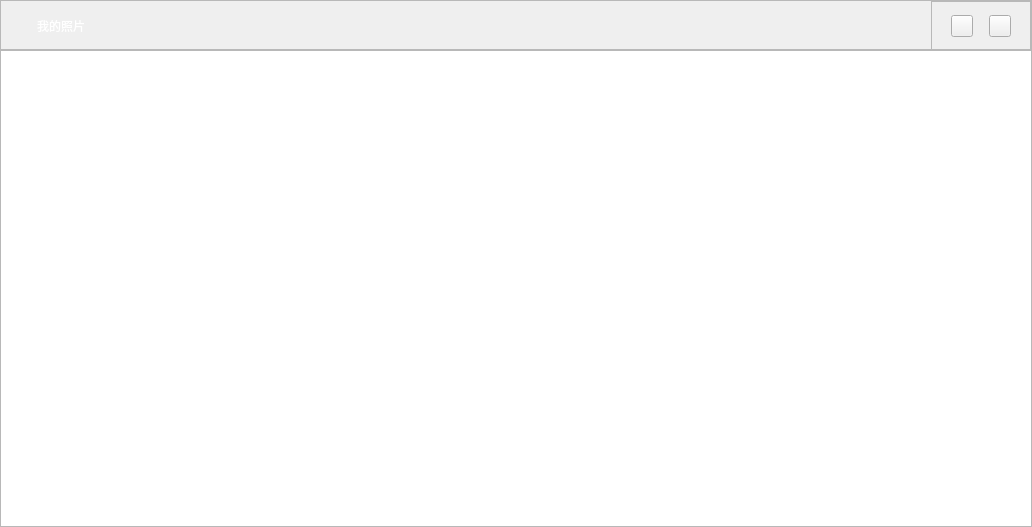
<?xml version="1.0" encoding="UTF-8"?>
<ui version="4.0">
 <class>MyPicFile</class>
 <widget class="QWidget" name="MyPicFile">
  <property name="geometry">
   <rect>
    <x>0</x>
    <y>0</y>
    <width>1032</width>
    <height>527</height>
   </rect>
  </property>
  <property name="windowTitle">
   <string>Form</string>
  </property>
  <layout class="QVBoxLayout" name="verticalLayout">
   <property name="spacing">
    <number>0</number>
   </property>
   <property name="leftMargin">
    <number>0</number>
   </property>
   <property name="topMargin">
    <number>0</number>
   </property>
   <property name="rightMargin">
    <number>0</number>
   </property>
   <property name="bottomMargin">
    <number>0</number>
   </property>
   <item>
    <widget class="QFrame" name="frame_pic">
     <property name="minimumSize">
      <size>
       <width>0</width>
       <height>50</height>
      </size>
     </property>
     <property name="maximumSize">
      <size>
       <width>16777215</width>
       <height>50</height>
      </size>
     </property>
     <property name="frameShape">
      <enum>QFrame::StyledPanel</enum>
     </property>
     <property name="frameShadow">
      <enum>QFrame::Raised</enum>
     </property>
     <layout class="QHBoxLayout" name="horizontalLayout_3">
      <property name="spacing">
       <number>0</number>
      </property>
      <property name="leftMargin">
       <number>0</number>
      </property>
      <property name="topMargin">
       <number>0</number>
      </property>
      <property name="rightMargin">
       <number>0</number>
      </property>
      <property name="bottomMargin">
       <number>0</number>
      </property>
      <item>
       <layout class="QHBoxLayout" name="horizontalLayout">
        <item>
         <widget class="QPushButton" name="pushButton_mypic">
          <property name="minimumSize">
           <size>
            <width>120</width>
            <height>50</height>
           </size>
          </property>
          <property name="maximumSize">
           <size>
            <width>16777215</width>
            <height>50</height>
           </size>
          </property>
          <property name="styleSheet">
           <string notr="true">QPushButton
{
border: none;
color: white;
font: 800 20px &quot;微软雅黑&quot;;
background-color: transparent;
}</string>
          </property>
          <property name="text">
           <string>我的照片</string>
          </property>
         </widget>
        </item>
        <item>
         <spacer name="horizontalSpacer">
          <property name="orientation">
           <enum>Qt::Horizontal</enum>
          </property>
          <property name="sizeHint" stdset="0">
           <size>
            <width>769</width>
            <height>20</height>
           </size>
          </property>
         </spacer>
        </item>
        <item>
         <widget class="QFrame" name="frame_showtype">
          <property name="minimumSize">
           <size>
            <width>100</width>
            <height>50</height>
           </size>
          </property>
          <property name="maximumSize">
           <size>
            <width>100</width>
            <height>50</height>
           </size>
          </property>
          <property name="frameShape">
           <enum>QFrame::StyledPanel</enum>
          </property>
          <property name="frameShadow">
           <enum>QFrame::Raised</enum>
          </property>
          <layout class="QHBoxLayout" name="horizontalLayout_2">
           <item>
            <widget class="QPushButton" name="pushButton_listMode">
             <property name="minimumSize">
              <size>
               <width>22</width>
               <height>22</height>
              </size>
             </property>
             <property name="maximumSize">
              <size>
               <width>22</width>
               <height>22</height>
              </size>
             </property>
             <property name="styleSheet">
              <string notr="true">QPushButton
{
border-image: url(:/images/fileitem/file_listMode.png);
}</string>
             </property>
             <property name="text">
              <string/>
             </property>
            </widget>
           </item>
           <item>
            <widget class="QPushButton" name="pushButton_iconMode">
             <property name="minimumSize">
              <size>
               <width>22</width>
               <height>22</height>
              </size>
             </property>
             <property name="maximumSize">
              <size>
               <width>22</width>
               <height>22</height>
              </size>
             </property>
             <property name="styleSheet">
              <string notr="true">QPushButton
{
border-image: url(:/images/fileitem/file_iconMode.png);
}</string>
             </property>
             <property name="text">
              <string/>
             </property>
            </widget>
           </item>
          </layout>
         </widget>
        </item>
       </layout>
      </item>
     </layout>
    </widget>
   </item>
   <item>
    <widget class="QListWidget" name="listWidget_picture"/>
   </item>
  </layout>
 </widget>
 <resources/>
 <connections/>
</ui>
